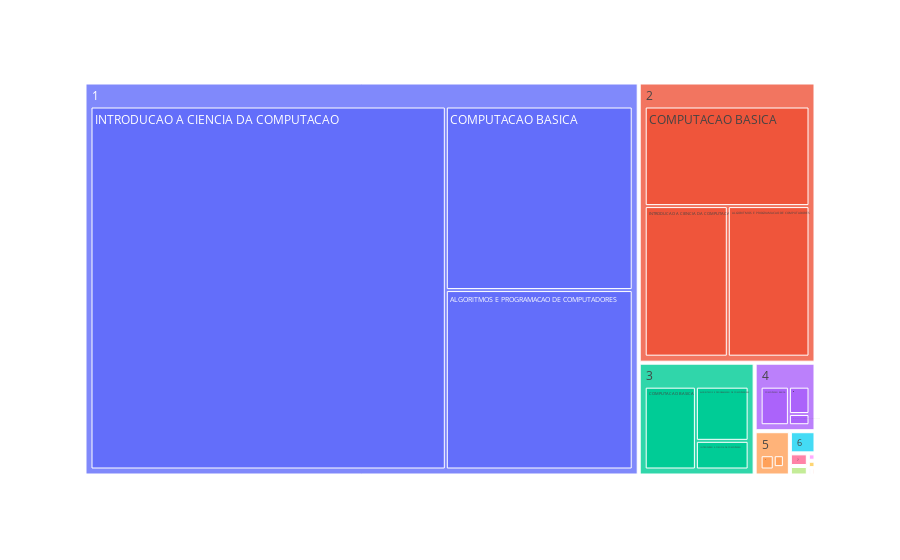

This figure's notebook cell:
### Code cell
# quando o aluno muda de curso, ele costuma vir de qual curso?
select_query = "select student_semester, name from student_course_subject SCS INNER JOIN subjects as S ON S.id=SCS.id_subject where name = 'ALGORITMOS E PROGRAMACAO DE COMPUTADORES' OR name = 'COMPUTACAO BASICA' OR name = 'INTRODUCAO A CIENCIA DA COMPUTACAO';"
cursor.execute(select_query)
records = DataFrame(cursor.fetchall())
records.columns = cursor.column_names

# s = pd.Series(records['disc'].to_list())
# df = s.str.split(',', expand=True)
# mask = df.applymap(lambda x: x is None)
# cols = df.columns[(mask).any()]
# for col in df[cols]:
#     df.loc[mask[col], col] = 'Nenhum'
# df = df.drop([1])
# df.columns = [x for x in range(1, 43)]

# df2 = df[df['2'] != 'Nenhum']
fig = px.treemap(
    records, path=['student_semester', 'name']
)
fig.show()

### Figure 1 — Plotly figure (JSON) as saved in the notebook; plotly's stock layout.template omitted (floating-point values rounded to 4 significant figures)
{"data": [{"branchvalues": "total", "domain": {"x": [0, 1], "y": [0, 1]}, "hovertemplate": "labels=%{label}<br>count=%{value}<br>parent=%{parent}<br>id=%{id}<extra></extra>", "ids": ["1/ALGORITMOS E PROGRAMACAO DE COMPUTADORES", "2/ALGORITMOS E PROGRAMACAO DE COMPUTADORES", "3/ALGORITMOS E PROGRAMACAO DE COMPUTADORES", "4/ALGORITMOS E PROGRAMACAO DE COMPUTADORES", "5/ALGORITMOS E PROGRAMACAO DE COMPUTADORES", "6/ALGORITMOS E PROGRAMACAO DE COMPUTADORES", "7/ALGORITMOS E PROGRAMACAO DE COMPUTADORES", "8/ALGORITMOS E PROGRAMACAO DE COMPUTADORES", "10/ALGORITMOS E PROGRAMACAO DE COMPUTADORES", "11/ALGORITMOS E PROGRAMACAO DE COMPUTADORES", "17/ALGORITMOS E PROGRAMACAO DE COMPUTADORES", "1/COMPUTACAO BASICA", "2/COMPUTACAO BASICA", "3/COMPUTACAO BASICA", "4/COMPUTACAO BASICA", "5/COMPUTACAO BASICA", "6/COMPUTACAO BASICA", "7/COMPUTACAO BASICA", "8/COMPUTACAO BASICA", "9/COMPUTACAO BASICA", "1/INTRODUCAO A CIENCIA DA COMPUTACAO", "2/INTRODUCAO A CIENCIA DA COMPUTACAO", "3/INTRODUCAO A CIENCIA DA COMPUTACAO", "4/INTRODUCAO A CIENCIA DA COMPUTACAO", "5/INTRODUCAO A CIENCIA DA COMPUTACAO", "6/INTRODUCAO A CIENCIA DA COMPUTACAO", "7/INTRODUCAO A CIENCIA DA COMPUTACAO", "9/INTRODUCAO A CIENCIA DA COMPUTACAO", "1", "2", "3", "4", "5", "6", "7", "8", "9", "10", "11", "17"], "labels": ["ALGORITMOS E PROGRAMACAO DE COMPUTADORES", "ALGORITMOS E PROGRAMACAO DE COMPUTADORES", "ALGORITMOS E PROGRAMACAO DE COMPUTADORES", "ALGORITMOS E PROGRAMACAO DE COMPUTADORES", "ALGORITMOS E PROGRAMACAO DE COMPUTADORES", "ALGORITMOS E PROGRAMACAO DE COMPUTADORES", "ALGORITMOS E PROGRAMACAO DE COMPUTADORES", "ALGORITMOS E PROGRAMACAO DE COMPUTADORES", "ALGORITMOS E PROGRAMACAO DE COMPUTADORES", "ALGORITMOS E PROGRAMACAO DE COMPUTADORES", "ALGORITMOS E PROGRAMACAO DE COMPUTADORES", "COMPUTACAO BASICA", "COMPUTACAO BASICA", "COMPUTACAO BASICA", "COMPUTACAO BASICA", "COMPUTACAO BASICA", "COMPUTACAO BASICA", "COMPUTACAO BASICA", "COMPUTACAO BASICA", "COMPUTACAO BASICA", "INTRODUCAO A CIENCIA DA COMPUTACAO", "INTRODUCAO A CIENCIA DA COMPUTACAO", "INTRODUCAO A CIENCIA DA COMPUTACAO", "INTRODUCAO A CIENCIA DA COMPUTACAO", "INTRODUCAO A CIENCIA DA COMPUTACAO", "INTRODUCAO A CIENCIA DA COMPUTACAO", "INTRODUCAO A CIENCIA DA COMPUTACAO", "INTRODUCAO A CIENCIA DA COMPUTACAO", "1", "2", "3", "4", "5", "6", "7", "8", "9", "10", "11", "17"], "name": "", "parents": ["1", "2", "3", "4", "5", "6", "7", "8", "10", "11", "17", "1", "2", "3", "4", "5", "6", "7", "8", "9", "1", "2", "3", "4", "5", "6", "7", "9", "", "", "", "", "", "", "", "", "", "", "", ""], "type": "treemap", "values": [1308, 521, 153, 44, 20, 7, 4, 2, 2, 1, 1, 1338, 695, 227, 85, 31, 11, 3, 4, 1, 5031, 530, 81, 18, 4, 2, 1, 1, 7677, 1746, 461, 147, 55, 20, 8, 6, 2, 2, 1, 1]}], "layout": {"legend": {"tracegroupgap": 0}, "margin": {"t": 60}}}
